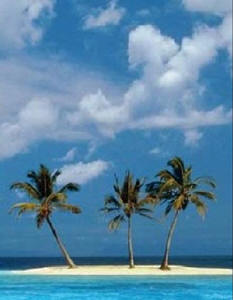
%> input picture Poisson Image Editing/target_2.jpg, 233 x 300 px
$ octave --eval "result = PoissonMixingGradients;"   (GNU Octave 9; MATLAB toolbox functions it lacks are replaced by stand-ins)
%> lines starting %> are read from the running program, lines starting %| are printed output that depends on the picture; in (x1, y1, x2, y2) boxes, pixels count from 0 and x2, y2 are one past the last pixel; in counts of white or black regions, pixels touching at a corner belong together; the program's own positions count from 1
### Poisson Image Editing/get_mixing_gradients.m
function seamless = get_mixing_gradients(source, target, mask, seamless, A, ir, ic, N, row_offset, col_offset)

    for color=1:3 % solve for each colorchannel

        % compute b for each color
        b=zeros(N,1);

        for ib=1:N

            i = ir(ib);
            j = ic(ib);

            b(ib) = b(ib) + target(row_offset+i-1,col_offset+j,color)*(1-mask(i-1,j)) + target(row_offset+i+1,col_offset+j,color)*(1-mask(i+1,j)) +  target(row_offset+i,col_offset+j-1,color)*(1-mask(i,j-1)) + target(row_offset+i,col_offset+j+1,color)*(1-mask(i,j+1));

            source_main = source(i,j,color);
            source_1 = source_main - source(i-1,j,color);
            source_2 = source_main - source(i+1,j,color);
            source_3 = source_main - source(i,j-1,color);
            source_4 = source_main - source(i,j+1,color);

            target_main = target(row_offset+i,col_offset+j,color);
            target_1 = target_main - target(row_offset+i-1,col_offset+j,color);
            target_2 = target_main - target(row_offset+i+1,col_offset+j,color);
            target_3 = target_main - target(row_offset+i,col_offset+j-1,color);
            target_4 = target_main - target(row_offset+i,col_offset+j+1,color);

            if abs(source_1) > abs(target_1)
                b(ib) = b(ib) + source_1;
            else
                b(ib) = b(ib) + target_1;
            end

            if abs(source_2) > abs(target_2)
                b(ib) = b(ib) + source_2;
            else
                b(ib) = b(ib) + target_2;
            end

            if abs(source_3) > abs(target_3)
                b(ib) = b(ib) + source_3;
            else
                b(ib) = b(ib) + target_3;
            end

            if abs(source_4) > abs(target_4)
                b(ib) = b(ib) + source_4;
            else
                b(ib) = b(ib) + target_4;
            end

        end

        % solve linear system A*x = b;
        x = A\b;

        % impaint target image
        for ib = 1:N
            seamless(row_offset+ir(ib),col_offset+ic(ib),color) = x(ib);
        end


    end

end

### Poisson Image Editing/PoissonMixingGradients.m
function I = PoissonMixingGradients

    % read images
    target= im2double(imread('target_2.jpg'));
    source= im2double(imread('source_2.jpg'));
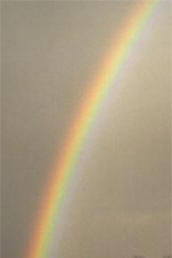
%> input picture Poisson Image Editing/source_2.jpg, 172 x 258 px
    mask=imread('mask_2.bmp');
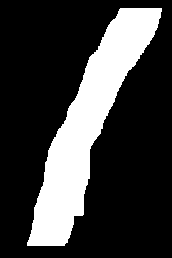
%> input picture Poisson Image Editing/mask_2.bmp, 172 x 258 px
%> mask: size 258x172 logical; 23.7% white; 1 white region, box (x1, y1, x2, y2) and area: (27, 8, 162, 246) 10525

    row_offset=130;
    col_offset=10;

    source_scale=0.6;

    source =imresize(source,source_scale);
%> source: size 155x104x3 double
    mask =imresize(mask,source_scale);
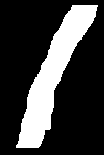
%> mask: size 155x104 logical; 23.7% white; 1 white region, box (x1, y1, x2, y2) and area: (16, 5, 98, 148) 3821

    % N: Number of pixels in the mask
    N=sum(mask(:));
%> N = 3821

    % enumerating pixels in the mask
    mask_id = zeros(size(mask));
    mask_id(mask) = 1:N;
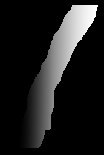
%> mask_id: size 155x104 double; min 0, max 3821, mean 453; drawn with min black and max white

    % neighborhood size for each pixel in the mask
    [ir,ic] = find(mask);
%> ir = 3821 values from 6 to 148; ic = 3821 values from 17 to 98

    Np = zeros(N,1);

    for ib=1:N

        i = ir(ib);
        j = ic(ib);

        Np(ib)=  double((row_offset+i> 1))+ ...
                 double((col_offset+j> 1))+ ...
                 double((row_offset+i< size(target,1))) + ...
                 double((col_offset+j< size(target,2)));
    end
%> this loop made 3821 passes
%> (i, j) on passes 1 to 3: (146, 17), (147, 17), (148, 17)
%> after the loop, Np = 3821 values from 4 to 4

    % compute matrix A
    A = sparse(N, N);

    for i=1:N
        r = ir(i);
        c = ic(i);

        A(i, mask_id(r,c)) = 4;

        id = zeros(4);
        id(1) = mask_id(r+1,c);
        id(2) = mask_id(r-1,c);
        id(3) = mask_id(r,c+1);
        id(4) = mask_id(r,c-1);

        for j=1:4
            if id(j) ~= 0
                A(i, id(j)) = -1;
            end
          end
    end
%> this loop made 3821 passes
%> after the loop, id = [0 0 0 0; 3820 0 0 0; 0 0 0 0; 3815 0 0 0]

    % output intialization
    seamless = target;

    I = get_mixing_gradients(source, target, mask, seamless, A, ir, ic, N, row_offset, col_offset);
%> after the loop in get_mixing_gradients, `for color=1:3`:
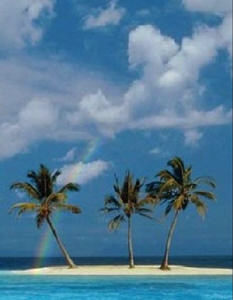
%> seamless: size 300x233x3 double; mean R, G, B 0.353, 0.534, 0.657; drawn with min black and max white
%> after the loop in get_mixing_gradients, `for color=1:3`: b = 3821 values, max 1.95 at index 8, min -0.498 at index 1112, mean 0.071

    figure(1), imshow(target);
    figure(2), imshow(I);

end
